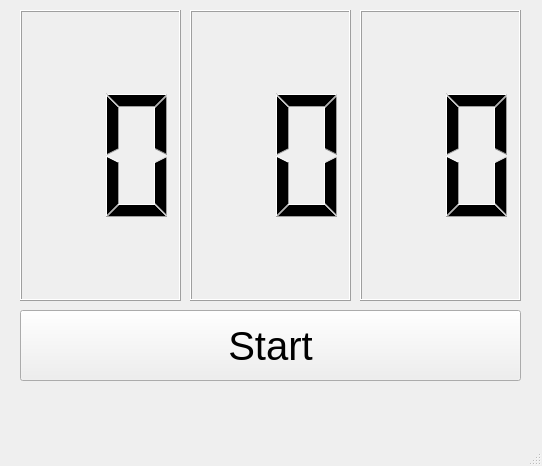
<?xml version="1.0" encoding="UTF-8"?>
<ui version="4.0">
 <class>MainWindow</class>
 <widget class="QMainWindow" name="MainWindow">
  <property name="geometry">
   <rect>
    <x>0</x>
    <y>0</y>
    <width>542</width>
    <height>466</height>
   </rect>
  </property>
  <property name="windowTitle">
   <string>MainWindow</string>
  </property>
  <widget class="QWidget" name="centralwidget">
   <widget class="QLCDNumber" name="lcdNumber">
    <property name="geometry">
     <rect>
      <x>20</x>
      <y>10</y>
      <width>161</width>
      <height>291</height>
     </rect>
    </property>
    <property name="digitCount">
     <number>2</number>
    </property>
   </widget>
   <widget class="QLCDNumber" name="lcdNumber_2">
    <property name="geometry">
     <rect>
      <x>190</x>
      <y>10</y>
      <width>161</width>
      <height>291</height>
     </rect>
    </property>
    <property name="digitCount">
     <number>2</number>
    </property>
   </widget>
   <widget class="QLCDNumber" name="lcdNumber_3">
    <property name="geometry">
     <rect>
      <x>360</x>
      <y>10</y>
      <width>161</width>
      <height>291</height>
     </rect>
    </property>
    <property name="digitCount">
     <number>2</number>
    </property>
   </widget>
   <widget class="QPushButton" name="pushButton">
    <property name="geometry">
     <rect>
      <x>20</x>
      <y>310</y>
      <width>501</width>
      <height>71</height>
     </rect>
    </property>
    <property name="font">
     <font>
      <pointsize>30</pointsize>
     </font>
    </property>
    <property name="text">
     <string>Start</string>
    </property>
   </widget>
  </widget>
  <widget class="QMenuBar" name="menubar">
   <property name="geometry">
    <rect>
     <x>0</x>
     <y>0</y>
     <width>542</width>
     <height>26</height>
    </rect>
   </property>
  </widget>
  <widget class="QStatusBar" name="statusbar"/>
 </widget>
 <resources/>
 <connections/>
</ui>
